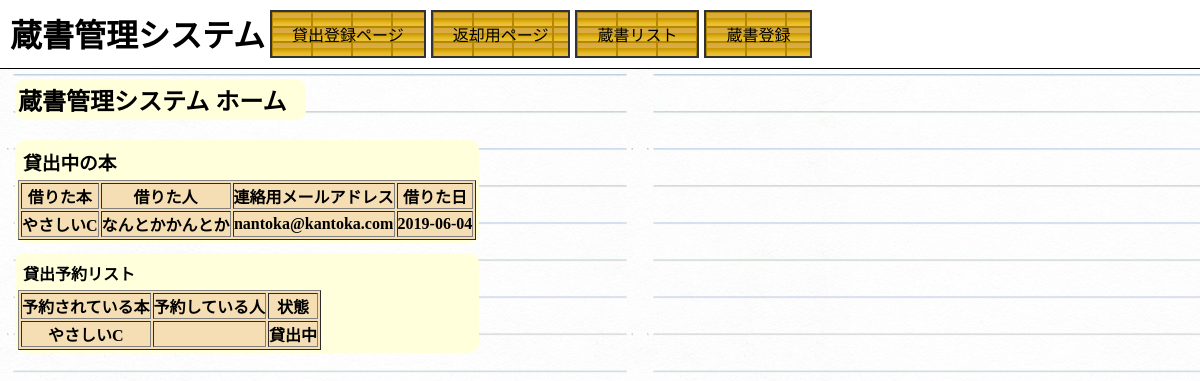
Before: /registration/home with the older database file.
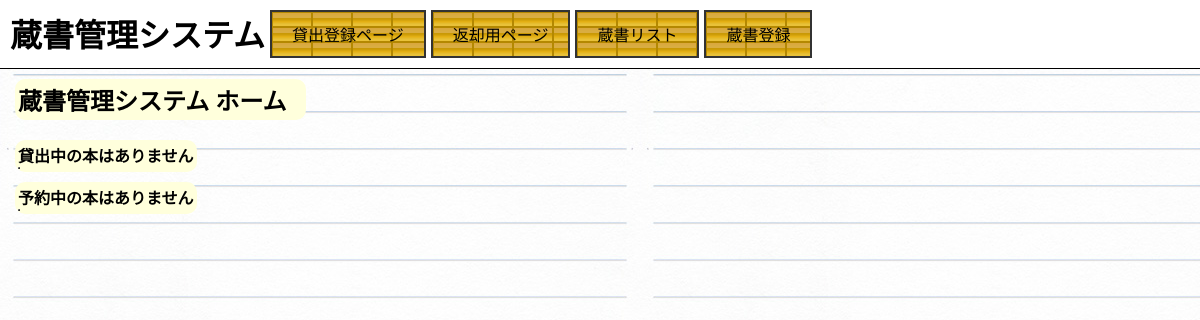
After: the same page with the newer database file.
### registration/models.py (models this page shows)
class Registration(models.Model):
    book = models.CharField(max_length=100)
    user = models.CharField(max_length=20)
    day = models.CharField(max_length=20, default='なし')
    status = models.CharField(max_length=10)
    mail = models.CharField(max_length=30)
    who_want = models.CharField(max_length=20)

### registration/views.py (the view)
# urls.py: 2. Add a URL to urlpatterns:  path('', views.home, name='home')
def home(request):
    d = {'messages': Registration.objects.filter(status="貸出中"),
         'next': Registration.objects.exclude(who_want='なし')}
    return render(request, 'regist/home.html', d)

### registration/templates/regist/home.html (shortened to what this page needs)
{% extends "base.html" %}
{% block content%}
<div>
<h2 class="name" style="width: 285px;">蔵書管理システム ホーム</h2></div>
<div class="naraberu">
    <div class="tablese">
        <table border="1" class="table">
                {% if messages %}
            <h3 class="hey">貸出中の本</h3>
            <thead>
            <tr>
                <th>借りた本</th>
                <th>借りた人</th>
                <th>連絡用メールアドレス</th>
                <th>借りた日</th>
            </tr>
            </thead>
            <thead>
            {% for regist in messages %}
            <tr>
                <th>
                    {{ regist.book }}
                </th>
                <th>
                    {{ regist.user}}
                </th>
                <th>
                    {{regist.mail}}
                </th>
                <th>
                    {{regist.day}}
                </th>
            </tr>
            {% endfor %}
            </thead>
            {% endif %}
            {% if not messages %}
            <h4>貸出中の本はありません</h4>
            {% endif%}
        </table>
    </div>
    <div class="tablese">
        <table border="1" class="table">
            {% if next  %}
            <h4 class="hey">貸出予約リスト</h4>
            <thead>
            <tr>
                <th>予約されている本</th>
                <th>予約している人</th>
                <th>状態</th>
            </tr>
            </thead>
            <thead>
            {% for regist in next %}
            <tr>
                <th>{{ regist.book }}</th>
                <th>{{ regist.who_want }}</th>
                <th>{{ regist.status }}</th>
            </tr>
            {% endfor %}
            </thead>
            {% endif %}
            {% if not next %}
            <h4>予約中の本はありません</h4>
            {% endif%}
        </table>
    </div>
</div>
    {% endblock content%}

Changed rows visible on the page:
removed Registration: book "やさしいC", user "なんとかかんとか", mail "nantoka@kantoka.com", day "2019-06-04", status "貸出中"
Other visible differences:
text no longer shown: "貸出中の本 借りた本 借りた人 連絡用メールアドレス 借りた日 貸出予約リスト 予約されている本 予約している人 状態"
text now shown: "貸出中の本はありません 予約中の本はありません"
